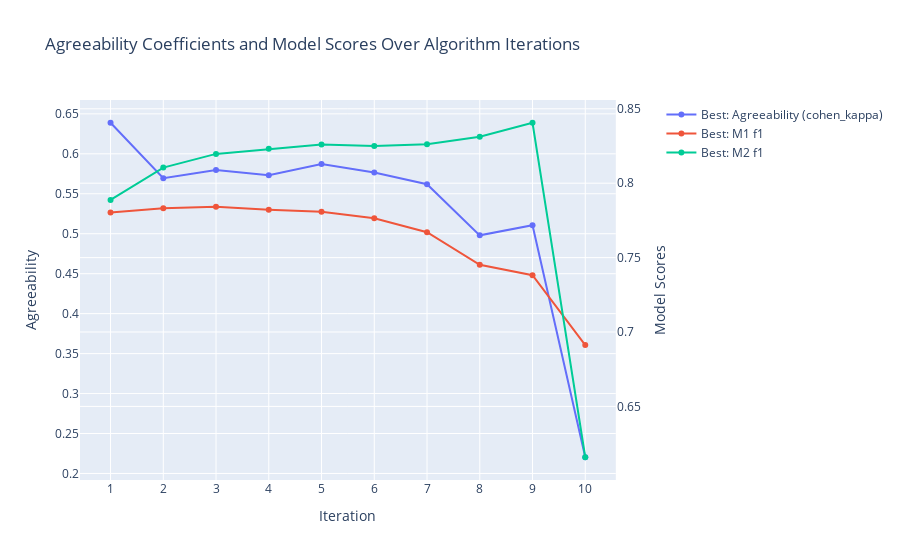

Write notebook code for a chart like this one.
### Code cell
seeker_2.plot_from_results()

### Figure 1 — Plotly figure (JSON) as saved in the notebook; plotly's stock layout.template omitted (floating-point values rounded to 4 significant figures)
{"data": [{"hoverinfo": "text", "hovertext": ["<br> Best: Agreeability (cohen_kappa): <br> 0.6389 <br> All: Mean Agreeability (cohen_kappa): <br> 0.6389 <br> All: Agreeability St. Dev.: <br> 0.0000", "<br> Best: Agreeability (cohen_kappa): <br> 0.5695 <br> All: Mean Agreeability (cohen_kappa): <br> 0.5962 <br> All: Agreeability St. Dev.: <br> 0.0496", "<br> Best: Agreeability (cohen_kappa): <br> 0.5797 <br> All: Mean Agreeability (cohen_kappa): <br> 0.5329 <br> All: Agreeability St. Dev.: <br> 0.0554", "<br> Best: Agreeability (cohen_kappa): <br> 0.5733 <br> All: Mean Agreeability (cohen_kappa): <br> 0.5286 <br> All: Agreeability St. Dev.: <br> 0.0553", "<br> Best: Agreeability (cohen_kappa): <br> 0.5873 <br> All: Mean Agreeability (cohen_kappa): <br> 0.5096 <br> All: Agreeability St. Dev.: <br> 0.0785", "<br> Best: Agreeability (cohen_kappa): <br> 0.5765 <br> All: Mean Agreeability (cohen_kappa): <br> 0.4707 <br> All: Agreeability St. Dev.: <br> 0.1333", "<br> Best: Agreeability (cohen_kappa): <br> 0.5620 <br> All: Mean Agreeability (cohen_kappa): <br> 0.4217 <br> All: Agreeability St. Dev.: <br> 0.1650", "<br> Best: Agreeability (cohen_kappa): <br> 0.4980 <br> All: Mean Agreeability (cohen_kappa): <br> 0.3710 <br> All: Agreeability St. Dev.: <br> 0.1627", "<br> Best: Agreeability (cohen_kappa): <br> 0.5106 <br> All: Mean Agreeability (cohen_kappa): <br> 0.2577 <br> All: Agreeability St. Dev.: <br> 0.1866", "<br> Best: Agreeability (cohen_kappa): <br> 0.2203 <br> All: Mean Agreeability (cohen_kappa): <br> 0.1412 <br> All: Agreeability St. Dev.: <br> 0.0791"], "mode": "lines+markers", "name": "Best: Agreeability (cohen_kappa)", "type": "scatter", "x": [1, 2, 3, 4, 5, 6, 7, 8, 9, 10], "xaxis": "x", "y": [0.6389, 0.5695, 0.5797, 0.5733, 0.5873, 0.5765, 0.562, 0.498, 0.5106, 0.2203], "yaxis": "y"}, {"hoverinfo": "text", "hovertext": ["<br> Best: M1 f1: <br> 0.7803 <br> Best: M1 Included Features: <br> MedInc, HouseAge, AveRooms, AveBedrms, Population, AveOccup, Latitude, Longitude, HouseEval_nice, HouseEval_not_nice, WallColors_gray, WallColors_white <br> All: M1 Mean f1: <br> 0.7803 <br> All: M1 STD f1: <br> 0.0000", "<br> Best: M1 f1: <br> 0.7831 <br> Best: M1 Included Features: <br> MedInc, HouseAge, AveRooms, AveBedrms, AveOccup, Latitude, Longitude, HouseEval_nice, HouseEval_not_nice, WallColors_gray, WallColors_white <br> All: M1 Mean f1: <br> 0.7624 <br> All: M1 STD f1: <br> 0.0294", "<br> Best: M1 f1: <br> 0.7842 <br> Best: M1 Included Features: <br> MedInc, HouseAge, AveRooms, AveBedrms, AveOccup, Latitude, Longitude, HouseEval_nice, HouseEval_not_nice <br> All: M1 Mean f1: <br> 0.7664 <br> All: M1 STD f1: <br> 0.0246", "<br> Best: M1 f1: <br> 0.7821 <br> Best: M1 Included Features: <br> MedInc, HouseAge, AveRooms, AveOccup, Latitude, Longitude, HouseEval_nice, HouseEval_not_nice <br> All: M1 Mean f1: <br> 0.7630 <br> All: M1 STD f1: <br> 0.0267", "<br> Best: M1 f1: <br> 0.7808 <br> Best: M1 Included Features: <br> MedInc, HouseAge, AveRooms, AveOccup, Latitude, Longitude <br> All: M1 Mean f1: <br> 0.7496 <br> All: M1 STD f1: <br> 0.0444", "<br> Best: M1 f1: <br> 0.7764 <br> Best: M1 Included Features: <br> MedInc, HouseAge, AveOccup, Latitude, Longitude <br> All: M1 Mean f1: <br> 0.7439 <br> All: M1 STD f1: <br> 0.0456", "<br> Best: M1 f1: <br> 0.7670 <br> Best: M1 Included Features: <br> MedInc, AveOccup, Latitude, Longitude <br> All: M1 Mean f1: <br> 0.7176 <br> All: M1 STD f1: <br> 0.0732", "<br> Best: M1 f1: <br> 0.7451 <br> Best: M1 Included Features: <br> MedInc, AveOccup, Latitude <br> All: M1 Mean f1: <br> 0.6853 <br> All: M1 STD f1: <br> 0.0769", "<br> Best: M1 f1: <br> 0.7382 <br> Best: M1 Included Features: <br> MedInc, AveOccup <br> All: M1 Mean f1: <br> 0.6158 <br> All: M1 STD f1: <br> 0.1379", "<br> Best: M1 f1: <br> 0.6912 <br> Best: M1 Included Features: <br> MedInc <br> All: M1 Mean f1: <br> 0.5278 <br> All: M1 STD f1: <br> 0.1635"], "mode": "lines+markers", "name": "Best: M1 f1", "type": "scatter", "x": [1, 2, 3, 4, 5, 6, 7, 8, 9, 10], "xaxis": "x", "y": [0.7803, 0.7831, 0.7842, 0.7821, 0.7808, 0.7764, 0.767, 0.7451, 0.7382, 0.6912], "yaxis": "y2"}, {"hoverinfo": "text", "hovertext": ["<br> Best: M2 f1: <br> 0.7888 <br> Best: M2 Included Features: <br> MedInc, HouseAge, AveRooms, AveBedrms, Population, AveOccup, Latitude, Longitude, HouseEval_nice, HouseEval_not_nice, WallColors_gray, WallColors_white <br> All: M2 Mean f1: <br> 0.7888 <br> All: M2 STD f1: <br> 0.0000", "<br> Best: M2 f1: <br> 0.8105 <br> Best: M2 Included Features: <br> HouseAge, AveRooms, AveBedrms, Population, AveOccup, Latitude, Longitude, HouseEval_nice, HouseEval_not_nice, WallColors_gray, WallColors_white <br> All: M2 Mean f1: <br> 0.7862 <br> All: M2 STD f1: <br> 0.0178", "<br> Best: M2 f1: <br> 0.8197 <br> Best: M2 Included Features: <br> HouseAge, AveRooms, AveBedrms, AveOccup, Latitude, Longitude, HouseEval_nice, HouseEval_not_nice, WallColors_gray, WallColors_white <br> All: M2 Mean f1: <br> 0.7894 <br> All: M2 STD f1: <br> 0.0424", "<br> Best: M2 f1: <br> 0.8231 <br> Best: M2 Included Features: <br> HouseAge, AveRooms, AveOccup, Latitude, Longitude, HouseEval_nice, HouseEval_not_nice, WallColors_gray, WallColors_white <br> All: M2 Mean f1: <br> 0.7867 <br> All: M2 STD f1: <br> 0.0433", "<br> Best: M2 f1: <br> 0.8260 <br> Best: M2 Included Features: <br> HouseAge, AveRooms, Latitude, Longitude, HouseEval_nice, HouseEval_not_nice, WallColors_gray, WallColors_white <br> All: M2 Mean f1: <br> 0.7834 <br> All: M2 STD f1: <br> 0.0508", "<br> Best: M2 f1: <br> 0.8250 <br> Best: M2 Included Features: <br> HouseAge, AveRooms, Latitude, Longitude, WallColors_gray, WallColors_white <br> All: M2 Mean f1: <br> 0.7633 <br> All: M2 STD f1: <br> 0.0818", "<br> Best: M2 f1: <br> 0.8262 <br> Best: M2 Included Features: <br> HouseAge, AveRooms, Latitude, Longitude <br> All: M2 Mean f1: <br> 0.7556 <br> All: M2 STD f1: <br> 0.0825", "<br> Best: M2 f1: <br> 0.8313 <br> Best: M2 Included Features: <br> HouseAge, Latitude, Longitude <br> All: M2 Mean f1: <br> 0.7422 <br> All: M2 STD f1: <br> 0.0873", "<br> Best: M2 f1: <br> 0.8406 <br> Best: M2 Included Features: <br> Latitude, Longitude <br> All: M2 Mean f1: <br> 0.6662 <br> All: M2 STD f1: <br> 0.1241", "<br> Best: M2 f1: <br> 0.6158 <br> Best: M2 Included Features: <br> Longitude <br> All: M2 Mean f1: <br> 0.6084 <br> All: M2 STD f1: <br> 0.0074"], "mode": "lines+markers", "name": "Best: M2 f1", "type": "scatter", "x": [1, 2, 3, 4, 5, 6, 7, 8, 9, 10], "xaxis": "x", "y": [0.7888, 0.8105, 0.8197, 0.8231, 0.826, 0.825, 0.8262, 0.8313, 0.8406, 0.6158], "yaxis": "y2"}], "layout": {"hovermode": "closest", "title": {"text": "Agreeability Coefficients and Model Scores Over Algorithm Iterations"}, "xaxis": {"anchor": "y", "domain": [0, 0.94], "title": {"text": "Iteration"}, "type": "category"}, "yaxis": {"anchor": "x", "domain": [0, 1], "title": {"text": "Agreeability"}}, "yaxis2": {"anchor": "x", "overlaying": "y", "side": "right", "title": {"text": "Model Scores"}}}}
